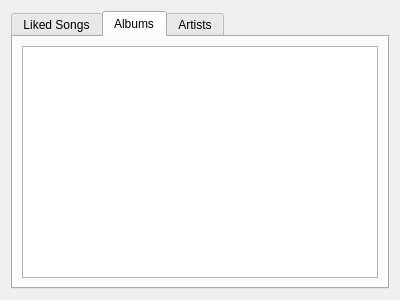
<?xml version="1.0" encoding="UTF-8"?>
<ui version="4.0">
 <class>LibraryBrowserWidget</class>
 <widget class="QWidget" name="LibraryBrowserWidget">
  <property name="geometry">
   <rect>
    <x>0</x>
    <y>0</y>
    <width>400</width>
    <height>300</height>
   </rect>
  </property>
  <property name="windowTitle">
   <string>Form</string>
  </property>
  <layout class="QGridLayout" name="gridLayout">
   <item row="0" column="0">
    <widget class="QTabWidget" name="tabWidget">
     <property name="currentIndex">
      <number>1</number>
     </property>
     <widget class="QWidget" name="tabTracks">
      <attribute name="title">
       <string>Liked Songs</string>
      </attribute>
      <layout class="QGridLayout" name="gridLayout_2">
       <item row="0" column="0">
        <widget class="QTableView" name="tableTracks"/>
       </item>
      </layout>
     </widget>
     <widget class="QWidget" name="tabAlbums">
      <attribute name="title">
       <string>Albums</string>
      </attribute>
      <layout class="QGridLayout" name="gridLayout_3">
       <item row="0" column="0">
        <widget class="QTableView" name="tableAlbums"/>
       </item>
      </layout>
     </widget>
     <widget class="QWidget" name="tabArtists">
      <attribute name="title">
       <string>Artists</string>
      </attribute>
     </widget>
    </widget>
   </item>
  </layout>
 </widget>
 <resources/>
 <connections/>
</ui>
